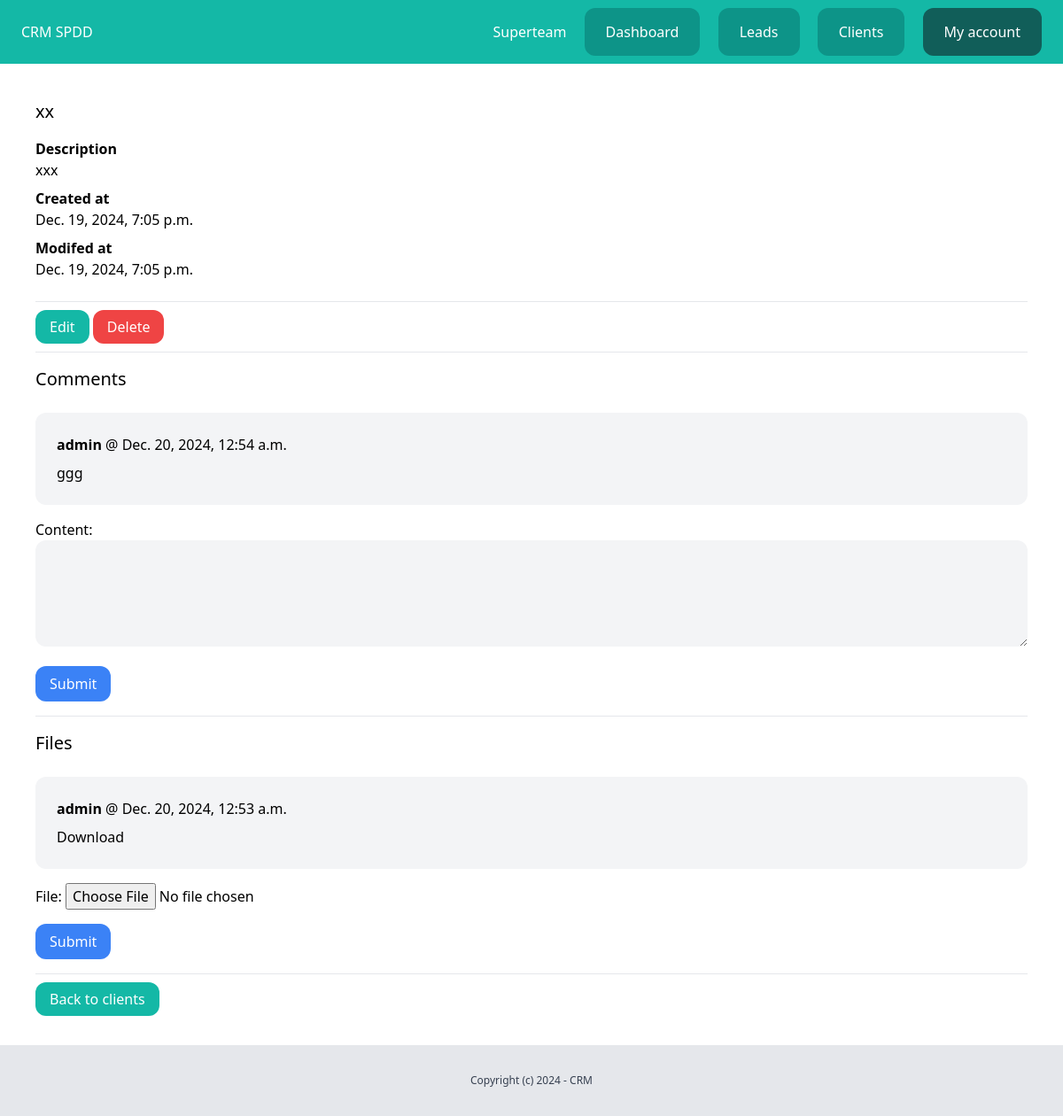
Before: /dashboard/clients/3/ (signed in) with the older database file.
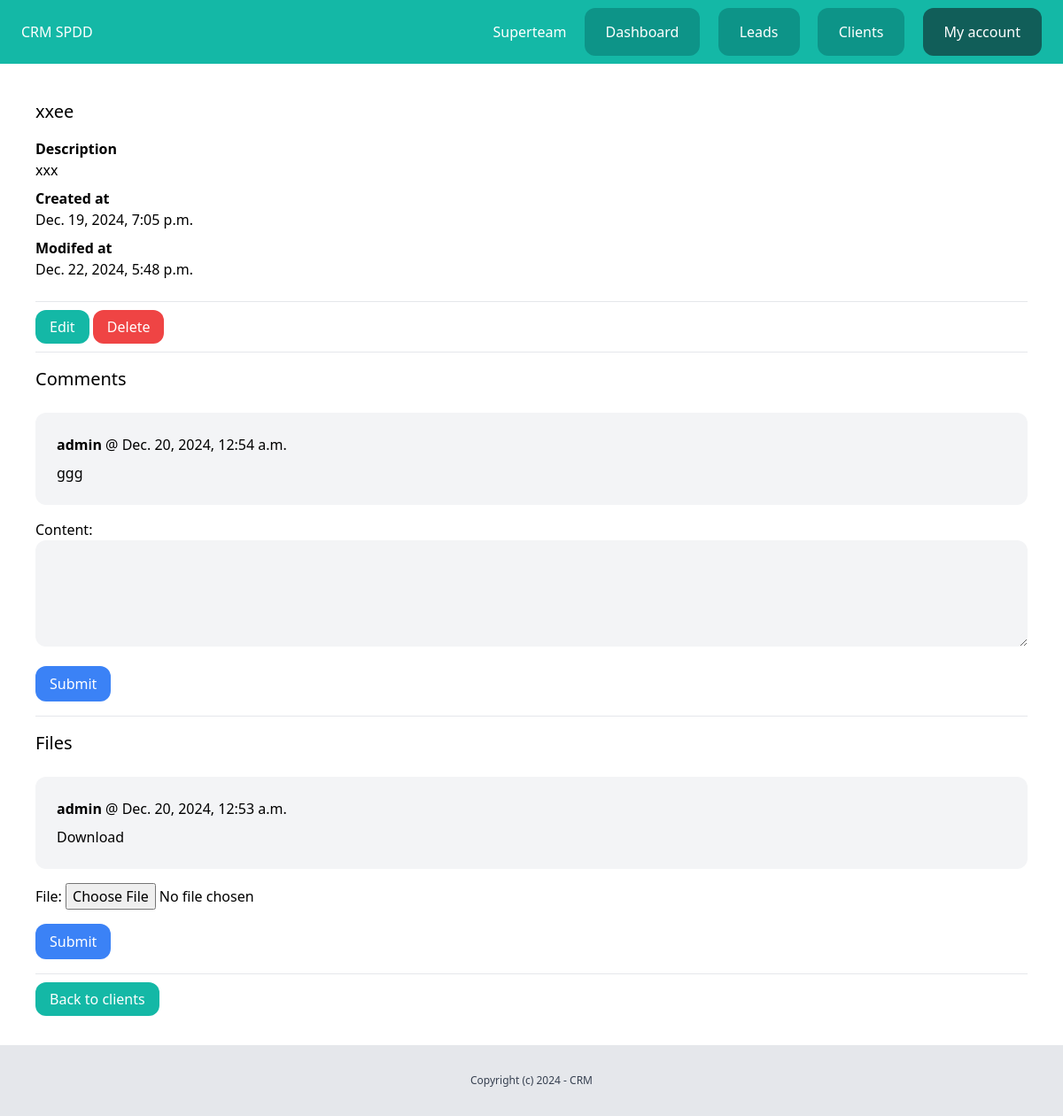
After: the same page with the newer database file.
### team/models.py (models this page shows, shortened)
class Team(models.Model):
    plan = models.ForeignKey(Plan, related_name='teams', blank=True, null=True, on_delete=models.CASCADE)
    name = models.CharField(max_length=100)
    members = models.ManyToManyField(User, related_name='teams')
    created_by = models.ForeignKey(User, related_name='created_teams', on_delete=models.CASCADE)
    created_at = models.DateTimeField(auto_now_add=True)

### client/models.py (models this page shows, shortened)
class Client(models.Model):
    team = models.ForeignKey(Team, related_name='clients', on_delete=models.CASCADE)
    name = models.CharField(max_length=255)
    email = models.EmailField()
    description = models.TextField(blank=True, null=True)
    created_by = models.ForeignKey(User, related_name = 'clients', on_delete = models.CASCADE)
    created_at = models.DateTimeField(auto_now_add = True)
    modified_at = models.DateTimeField(auto_now = True)
    class Meta:
        ordering = ('-created_at',)

class Comment(models.Model):
    team = models.ForeignKey(Team, related_name='client_comments', on_delete=models.CASCADE)
    client = models.ForeignKey(Client, related_name='comments', on_delete=models.CASCADE)
    content = models.TextField(blank=True, null=True)
    created_by = models.ForeignKey(User, related_name='client_comments', on_delete=models.CASCADE)
    created_at = models.DateTimeField(auto_now_add=True)

class ClientFile(models.Model):
    team = models.ForeignKey(Team, related_name='client_files', on_delete=models.CASCADE)
    client = models.ForeignKey(Client, related_name='files', on_delete=models.CASCADE)
    file = models.FileField(upload_to='clientfiles')
    created_by = models.ForeignKey(User, related_name='client_files', on_delete=models.CASCADE)
    created_at = models.DateTimeField(auto_now_add=True)

### client/views.py (the view)
# urls.py: path('<int:pk>/', views.clients_detail, name='detail'),
@login_required
def clients_detail(request, pk):
    team = request.user.userprofile.active_team
    client = get_object_or_404(team.clients, pk=pk)
    if request.method == 'POST':
        form = AddCommentForm(request.POST)
        if form.is_valid():
            comment = form.save(commit=False)
            comment.team = request.user.userprofile.get_active_team()
            comment.created_by = request.user
            comment.client = client
            comment.save()
            return redirect('clients:detail', pk=pk)
    else:
        form = AddCommentForm()
    return render(request, 'client/clients_detail.html', {
        'client': client,
        'form': form,
        'fileform': AddFileForm(),
    })

### client/forms.py
class AddCommentForm(forms.ModelForm):
    content = forms.CharField(
        widget=forms.Textarea(attrs={"rows":"5", "class": "w-full bg-gray-100 rounded-xl"})
    )
    class Meta:
        model = Comment
        fields = ('content',)

class AddFileForm(forms.ModelForm):
    class Meta:
        model = ClientFile
        fields = ('file',)

### team/context_processors.py (called while the page is built)
def active_team(request):
    if request.user.is_authenticated:
        active_team = request.user.userprofile.get_active_team()
        if not active_team:
            active_team = Team.objects.filter(created_by=request.user)[0]
    else:
        active_team = None
    return {'active_team': active_team}

### userprofile/models.py (called while the page is built)
    def get_active_team(self):
        if self.active_team:
            return self.active_team
        else:
            return Team.objects.filter(members__in=[self.user.id]).first()

### client/templates/client/clients_detail.html (shortened to what this page needs)
{% extends 'core/base.html' %}
{% block content %}
    <div class="py-6 px-6">
        <h1 class="mb-4 text-xl">{{ client.name }}</h1>
        {% if client.description %}
            <p class="font-semibold">Description</p>
            <p class="mb-2">{{ client.description }}</p>
        {% endif %}
        <p class="font-semibold">Created at</p>
        <p class="mb-2">{{ client.created_at }}</p>
        <p class="font-semibold">Modifed at</p>
        <p class="mb-6">{{ client.modified_at }}</p>
        <hr class="my-4">
        <a href="{% url 'clients:edit' client.id %}" class="py-2 px-4 rounded-xl bg-teal-500 text-white">Edit</a>
        <a href="{% url 'clients:delete' client.id %}" class="py-2 px-4 rounded-xl bg-red-500 text-white">Delete</a>
        <hr class="my-4">
        <h2 class="mb-6 text-xl">Comments</h2>
        <div class="space-y-4">
            {% for comment in client.comments.all %}
                <div class="bg-gray-100 p-6 rounded-xl">
                    <p class="mb-2"><strong>{{ comment.created_by }}</strong> @ {{ comment.created_at }}</p>
                    {{ comment.content }}
                </div>
            {% endfor %}
        </div>
        <form method="post" action="{% url 'clients:add_comment' client.id %}" class="my-4">
            {{ form.as_p }}
            <button class="mt-4 py-2 px-4 rounded-xl bg-blue-500 text-white">Submit</button>
        </form>
        <hr class="my-4">
        <h2 class="mb-6 text-xl">Files</h2>
        <div class="space-y-4 mb-4">
            {% for file in client.files.all %}
                <div class="bg-gray-100 p-6 rounded-xl">
                    <p class="mb-2"><strong>{{ file.created_by }}</strong> @ {{ file.created_at }}</p>
                    <a href="{{ file.file.url }}">Download</a>
                </div>
            {% endfor %}
        </div>
        <form method="post" action="{% url 'clients:add_file' client.id %}" enctype="multipart/form-data">
            {{ fileform.as_p }}
            <button class="mt-4 px-4 py-2 rounded-xl bg-blue-500 text-white">Submit</button>
        </form>
        <hr class="my-4">
        <a href="{% url 'clients:list' %}" class="mt-4 py-2 px-4 rounded-xl bg-teal-500 text-white">Back to clients</a>
    </div>
{% endblock %}

### core/templates/core/base.html (shortened to what this page needs)
{% load static %}
<!doctype html>
<html lang="en">
<head>
    <link rel="stylesheet" href="{% static 'main.min.css' %}">
</head>
<body class="min-h-screen flex flex-col">
    <div class="flex-grow">
        {% include 'core/partials/nav.html' %}
        <main class="flex-grow p-4">
            {% block content %}
            {% endblock %}
        </main>
    </div>
    {% include 'core/partials/footer.html' %}
</body>
</html>

### core/templates/core/partials/nav.html
<nav class="py-6 px-6 flex justify-between bg-teal-500">
    <p class="text-white">CRM SPDD</p>
    <div class="space-x-4">
        {% if request.user.is_authenticated %}
            <a href="{% url 'team:detail' active_team.id %}" class="text-white">{{ active_team.name }}</a>
            <a href="{% url 'dashboard:index' %}" class="py-4 px-6 bg-teal-600 rounded-xl text-white">Dashboard</a>
            <a href="{% url 'leads:list' %}" class="py-4 px-6 bg-teal-600 rounded-xl text-white">Leads</a>
            <a href="{% url 'clients:list' %}" class="py-4 px-6 bg-teal-600 rounded-xl text-white">Clients</a>
            <a href="{% url 'userprofile:myaccount' %}" class="py-4 px-6 bg-teal-800 rounded-xl text-white">My account</a>
        {% else %}
            <a href="{% url 'login' %}" class="py-4 px-6 bg-teal-600 rounded-xl text-white">Log in</a>
            <a href="{% url 'signup' %}" class="py-4 px-6 bg-teal-300 rounded-xl text-white">Sign up</a>
        {% endif %}
    </div>
</nav>

### core/templates/core/partials/footer.html
<footer class="py-8 text-center bg-gray-200">
    <p class="text-xs text-gray-700">Copyright (c) 2024 - CRM</p>
</footer>

Changed rows visible on the page:
changed Client "xxx": name "xx" → "xxee"; modified_at "Dec. 19, 2024, 7:05 p.m." → "Dec. 22, 2024, 5:48 p.m."
